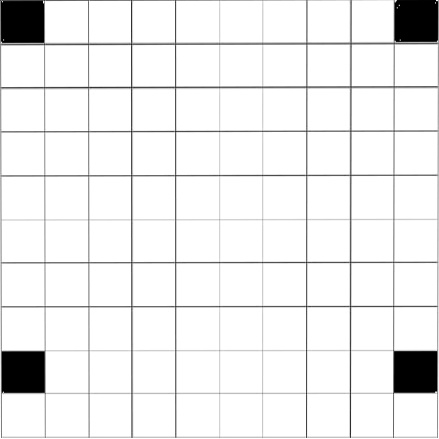
#> input picture images/resultado_extract.jpg, 439 x 439 px
$ python grid_test.py
#> lines starting #> are read from the running program, lines starting #| are printed output that depends on the picture; after the words box and inside, x2 and y2 are one past the last pixel; in counts of white or black regions, pixels touching at a corner belong together
import numpy as np
from PIL import Image

# Open image, convert to black and white mode
image = Image.open('images/resultado_extract.jpg').convert('1')
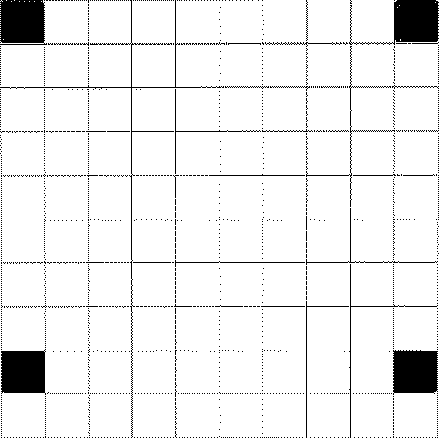
#> image: PIL image 439x439 1; 93.2% white; 1738 black regions (1706 under 20 px), largest, box (x1, y1, x2, y2) and area: (349, 0, 439, 45) 1942, (0, 0, 47, 45) 1924, (393, 350, 438, 395) 1863
# image = Image.open('rIlXS.jpg').convert('1')
# image = Image.open('4x14x187.bmp').convert('1')


w, h = image.size
#> w = 439; h = 439

# Temporary NumPy array of type bool to work on
temp = np.array(image)

# Detect changes between neighbouring pixels
diff_y = np.diff(temp, axis=0)
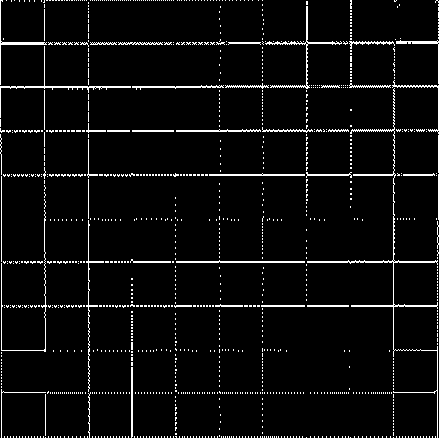
#> diff_y: shape (438, 439) bool; 4.7% white in thin lines or dots
diff_x = np.diff(temp, axis=1)
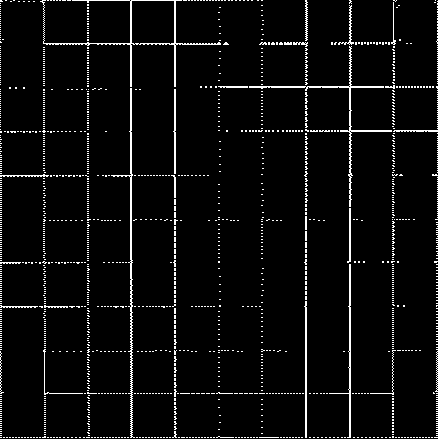
#> diff_x: shape (439, 438) bool; 4.4% white in thin lines or dots

# Create union image of detected changes
temp = np.zeros_like(temp)
temp[:h - 1, :] |= diff_y
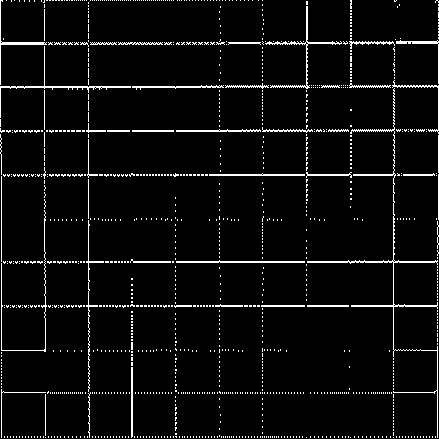
#> temp: shape (439, 439) bool; 4.7% white in thin lines or dots
temp[:, :w - 1] |= diff_x
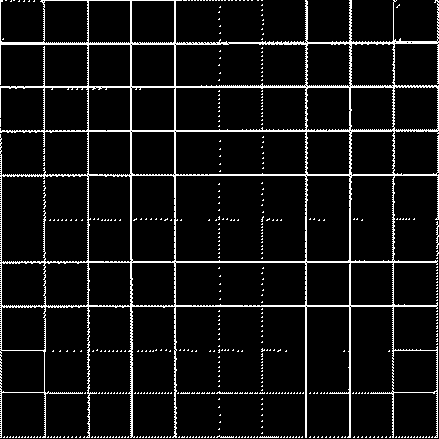
#> temp: shape (439, 439) bool; 7.4% white in thin lines or dots

# Calculate distances between detected changes
diff_y = np.diff(np.nonzero(np.diff(np.sum(temp, axis=0))))
diff_x = np.diff(np.nonzero(np.diff(np.sum(temp, axis=1))))

# Calculate tile height and width
ht = np.median(diff_y[diff_y > 1]) + 38
#> ht = 40
wt = np.median(diff_x[diff_x > 1]) + 38
#> wt = 40

# Resize image w.r.t. tile height and width


array = (np.array(image.resize((int(w / wt), int(h / ht))))).astype(int)
print(array.tolist())
#> (printed output is left out)
print("\n\n\n")

print(array.shape)
#| (10, 10)

$ run again, with images/rIlXS.jpg copied over images/resultado_extract.jpg
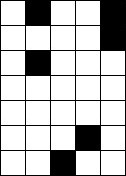
#> input picture images/rIlXS.jpg, 126 x 176 px
#> image: PIL image 126x176 1; 75.3% white; 1 black region, box (x1, y1, x2, y2) and area: (0, 0, 126, 176) 5472
#> `diff_y = np.diff(temp, axis=0)`:
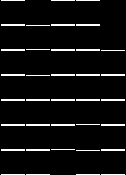
#> diff_y: shape (175, 126) bool; 6.3% white in thin lines or dots
#> diff_x: shape (176, 125) bool; 6.3% white in thin lines or dots
#> `temp[:, :w - 1] |= diff_x`:
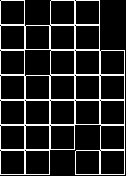
#> temp: shape (176, 126) bool; 12.4% white in thin lines or dots
#> ht = 61
#> array = [[1, 1], [1, 0]]
#| [[1, 1], [1, 0]]
#| (2, 2)

$ run again, with images/4x14x187.bmp saved as images/resultado_extract.jpg
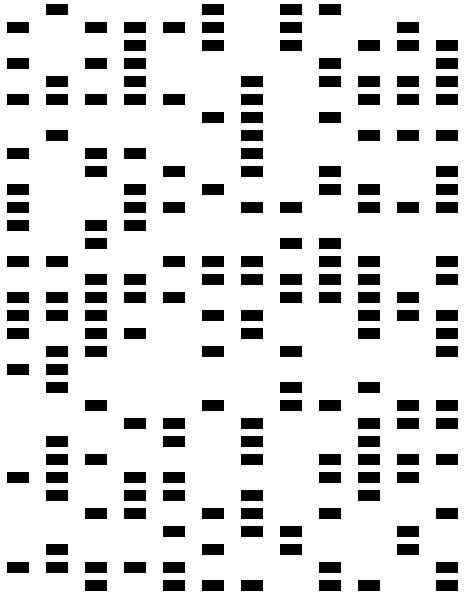
#> input picture images/4x14x187.bmp, 470 x 598 px
#> image: PIL image 470x598 1; 83.9% white; 187 black regions, largest, box (x1, y1, x2, y2) and area: (46, 4, 68, 15) 242, (202, 4, 224, 15) 242, (280, 4, 302, 15) 242
#> `diff_y = np.diff(temp, axis=0)`:
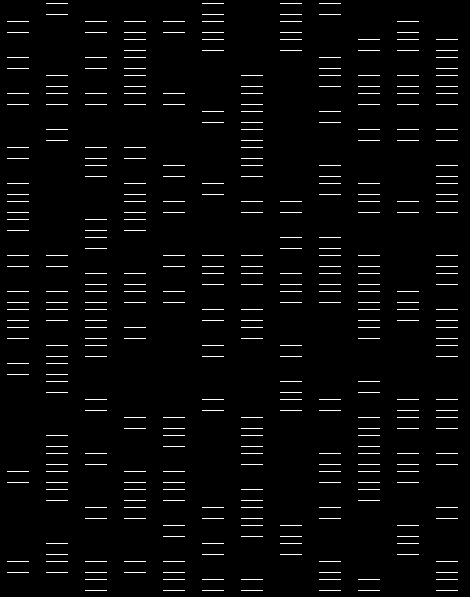
#> diff_y: shape (597, 470) bool; 2.9% white in thin lines or dots
#> diff_x: shape (598, 469) bool; 1.5% white in thin lines or dots
#> `temp[:, :w - 1] |= diff_x`:
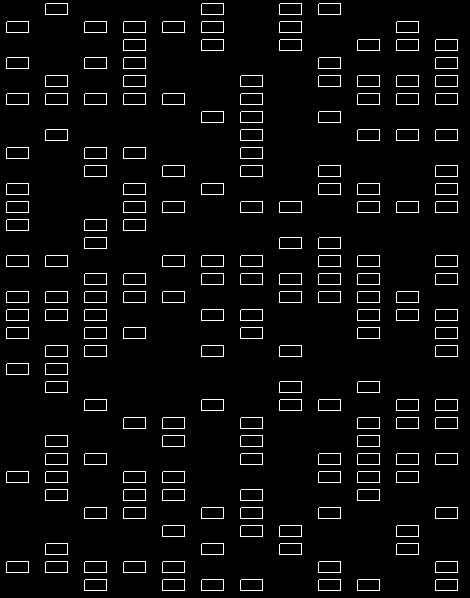
#> temp: shape (598, 470) bool; 4.3% white in thin lines or dots
#> ht = 59
#> wt = 48
#> (printed output is left out)
#| (10, 9)
